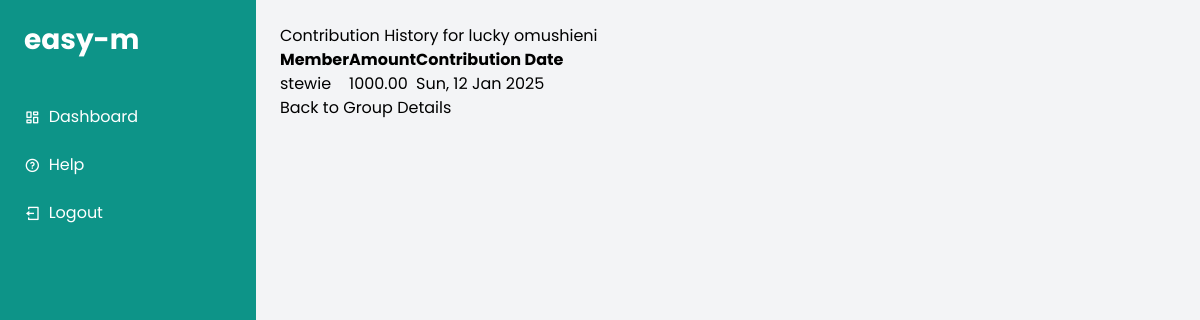
Page /group/4/history/ (signed in) on the committed database.
### contributions/models.py (models this page shows, shortened)
class Group(models.Model):
    name = models.CharField(max_length=100)
    members = models.ManyToManyField(User)
    weekly_contribution = models.DecimalField(max_digits=10, decimal_places=2)
    interest_rate = models.DecimalField(max_digits=5, decimal_places=2, default=25)
    admin = models.ForeignKey(User, on_delete=models.CASCADE, related_name='admin_groups')
    join_code = models.CharField(max_length=8, blank=True, null=True)
    created_at = models.DateTimeField(auto_now_add=True)
    cycle_length = models.PositiveIntegerField(default=7)  # Length of payout cycle in days

class Contribution(models.Model):
    member = models.ForeignKey(User, on_delete=models.CASCADE)
    group = models.ForeignKey(Group, on_delete=models.CASCADE)
    amount = models.DecimalField(max_digits=10, decimal_places=2)
    contribution_date = models.DateField(default=date.today)

### contributions/views.py (the view)
# urls.py: path('group/<int:group_id>/history/', views.contribution_history, name='contribution_history'),
@login_required
def contribution_history(request, group_id):
    group = get_object_or_404(Group, id=group_id)
    if request.user not in group.members.all():
        messages.error(request, "You are not authorized to view this group's history.")
        return redirect('dashboard')
    contributions = group.contribution_set.all().order_by('-contribution_date')  # Order by most recent
    return render(request, 'contributions/history.html', {
        'group': group,
        'contributions': contributions,
    })

### contributions/templates/contributions/history.html
{% extends 'contributions/base.html' %}
{% block content %}
<h1>Contribution History for {{ group.name }}</h1>
<table class="table table-striped">
    <thead>
        <tr>
            <th>Member</th>
            <th>Amount</th>
            <th>Contribution Date</th>
        </tr>
    </thead>
    <tbody>
        {% for contribution in contributions %}
            <tr>
                <td>{{ contribution.member.username }}</td>
                <td>{{ contribution.amount }}</td>
                <td>{{ contribution.contribution_date|date:"D, d M Y" }}</td>
            </tr>
        {% empty %}
            <tr>
                <td colspan="3">No contributions have been made yet.</td>
            </tr>
        {% endfor %}
    </tbody>
</table>
<a href="{% url 'group_detail' group.id %}" class="btn btn-secondary">Back to Group Details</a>
{% endblock %}

### contributions/static/css/style.css (style rules this page uses)
* { margin: 0; padding: 0; box-sizing: border-box; font-family: 'Poppins', sans-serif; list-style: none; text-decoration: none; }
body { background-color: #F7F7F7; }
:root { --teal-600: #4ABDAC; --charcoal: #333333; --coral: #FC4A1A; }

### rows in the picture
Group: name "lucky omushieni"
Contribution: member.username "stewie", amount "1000.00", contribution_date "Sun, 12 Jan 2025"
